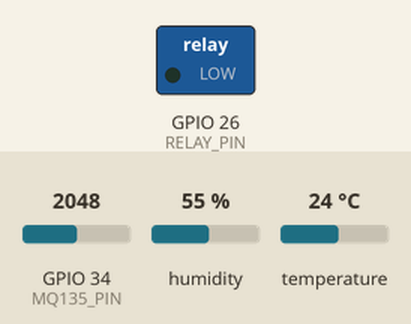
Simulated run of this sketch. Board: ESP32. On the bench: switched loads named in the sketch (green lamp = pin HIGH). The inputs (shaded band) are chosen by the test bench; at power-on: GPIO 34 (MQ135_PIN) = 2048, humidity 55 %, temperature 24 °C. WiFi joins after 1.5 s; servers stay silent unless stated; what the sketch prints to the serial monitor is not drawn.

Above: at 1.1 s.
At 2.6 s:
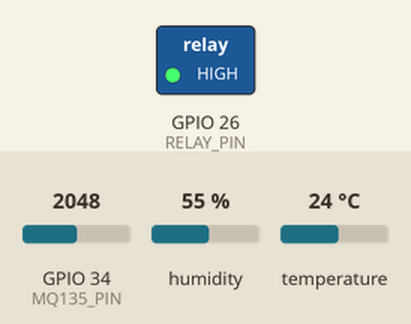
Timing chart, 0 to 4.1 s (numbered marks = the images above):
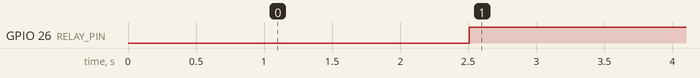

The sketch:

Smart_Weather_Monitoring_System.ino
```cpp
#include <WiFi.h>
#include <DHT.h>
#include <ThingSpeak.h>

// ─── WiFi Credentials ───────────────────────────────
const char* ssid     = "YOUR_WIFI_NAME";
const char* password = "YOUR_WIFI_PASSWORD";

// ─── ThingSpeak Config ───────────────────────────────
unsigned long channelID  = 12345;          // your channel ID
const char* writeAPIKey  = "********";     // your write API key

// ─── Pin Definitions ─────────────────────────────────
#define DHT22_PIN   4
#define MQ135_PIN   34
#define RELAY_PIN   26

// ─── DHT Setup ───────────────────────────────────────
DHT dht22(DHT22_PIN, DHT22);

// ─── Thresholds for relay auto-control ───────────────
#define TEMP_THRESHOLD     35.0   // °C — relay ON if above this
#define AQ_THRESHOLD       600    // raw ADC — relay ON if above this

WiFiClient client;

void setup() {
  Serial.begin(115200);
  delay(1000);

  pinMode(RELAY_PIN, OUTPUT);
  digitalWrite(RELAY_PIN, LOW);  // relay OFF initially

  dht22.begin();

  // Connect to WiFi
  Serial.print("Connecting to WiFi");
  WiFi.begin(ssid, password);
  while (WiFi.status() != WL_CONNECTED) {
    delay(500);
    Serial.print(".");
  }
  Serial.println("\n✅ WiFi Connected!");
  Serial.println(WiFi.localIP());

  ThingSpeak.begin(client);
}

void loop() {
  // ─── Read DHT22 ──────────────────────────────────
  float temp22 = dht22.readTemperature();
  float humi22 = dht22.readHumidity();

  // ─── Read MQ135 (raw analog 0–4095) ──────────────
  int airQuality = analogRead(MQ135_PIN);

  // ─── Validate readings ────────────────────────────
  if (isnan(temp22) || isnan(humi22)) {
    Serial.println("⚠️ DHT22 read failed!");
    temp22 = -1; humi22 = -1;
  }

  // ─── Relay Logic ──────────────────────────────────
  bool relayState = false;
  if (temp22 > TEMP_THRESHOLD || airQuality > AQ_THRESHOLD) {
    digitalWrite(RELAY_PIN, HIGH);
    relayState = true;
    Serial.println("🔴 Relay ON — High Temp or Bad Air!");
  } else {
    digitalWrite(RELAY_PIN, LOW);
    relayState = false;
    Serial.println("🟢 Relay OFF — Conditions normal");
  }

  // ─── Serial Monitor Output ────────────────────────
  Serial.println("================================");
  Serial.printf("DHT22 → Temp: %.1f°C | Humidity: %.1f%%\n", temp22, humi22);
  Serial.printf("MQ135 → Air Quality (raw): %d\n", airQuality);
  Serial.printf("Relay → %s\n", relayState ? "ON" : "OFF");
  Serial.println("================================");

  // ─── Send to ThingSpeak ───────────────────────────
  ThingSpeak.setField(1, temp22);
  ThingSpeak.setField(2, humi22);
  ThingSpeak.setField(3, airQuality);
  ThingSpeak.setField(4, relayState ? 1 : 0);

  int response = ThingSpeak.writeFields(channelID, writeAPIKey);
  if (response == 200) {
    Serial.println("✅ Data sent to ThingSpeak!");
  } else {
    Serial.printf("❌ ThingSpeak error: %d\n", response);
  }

  delay(20000);  // 20 seconds (ThingSpeak free tier limit)
}
```

Measured:
- by itself, GPIO 26 (RELAY_PIN): LOW → HIGH at 2.5 s
